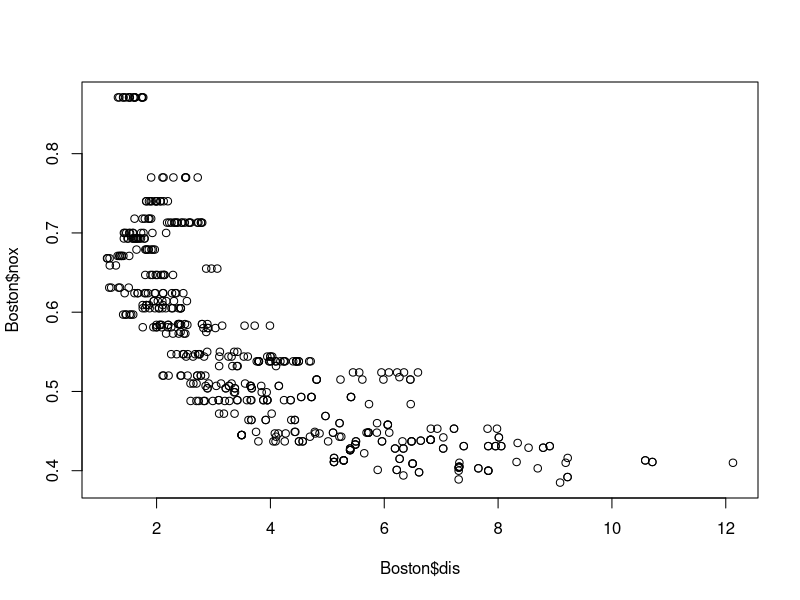
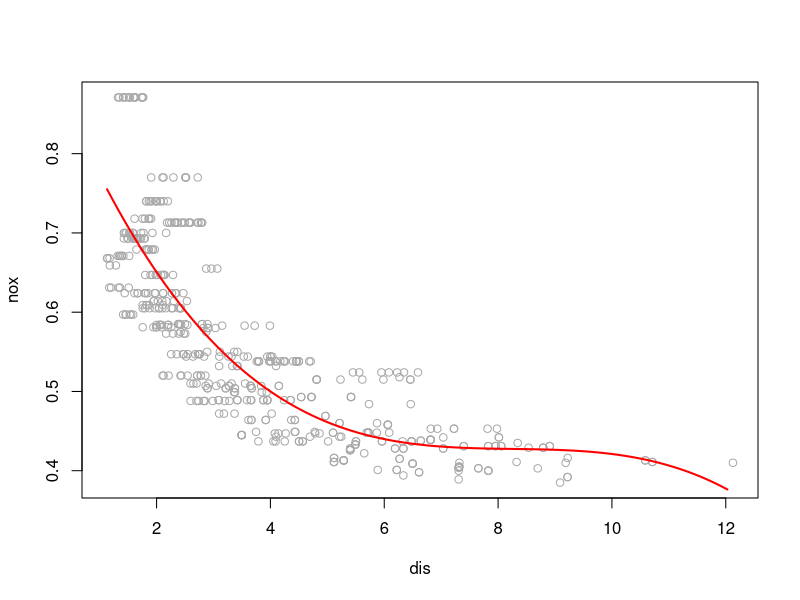
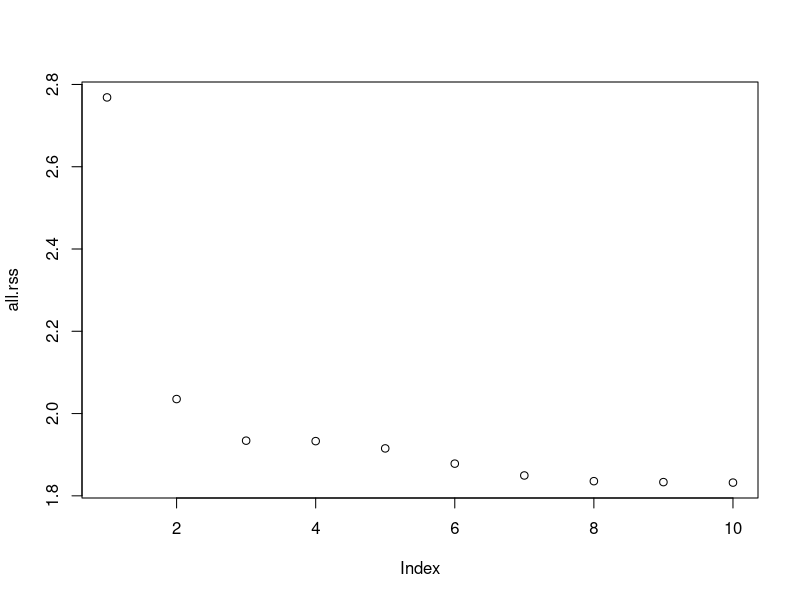
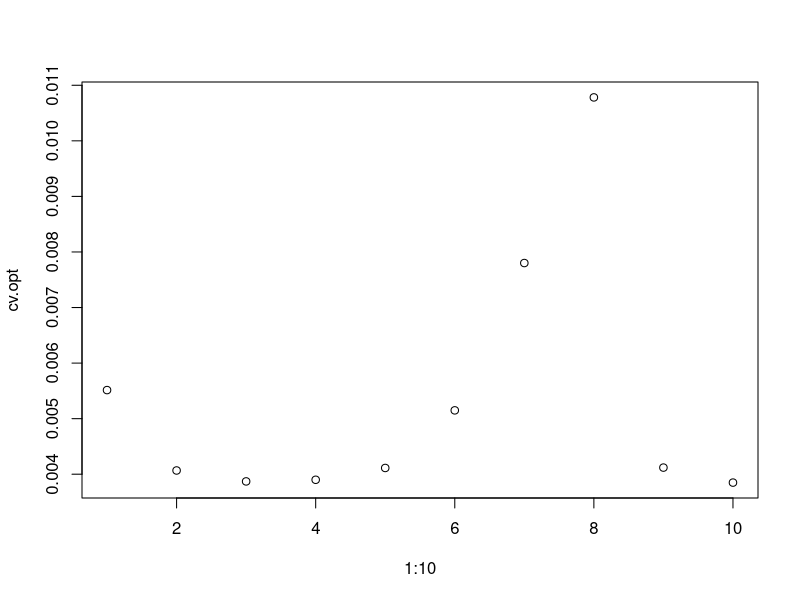
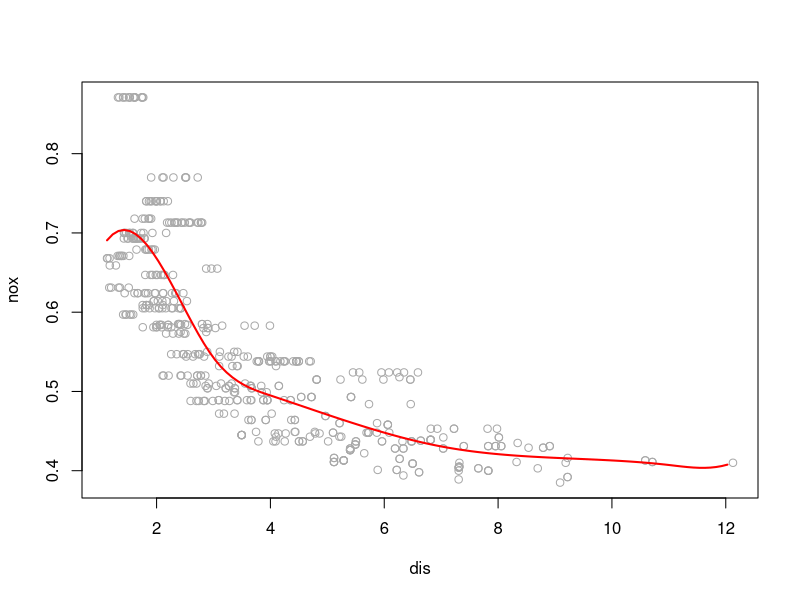
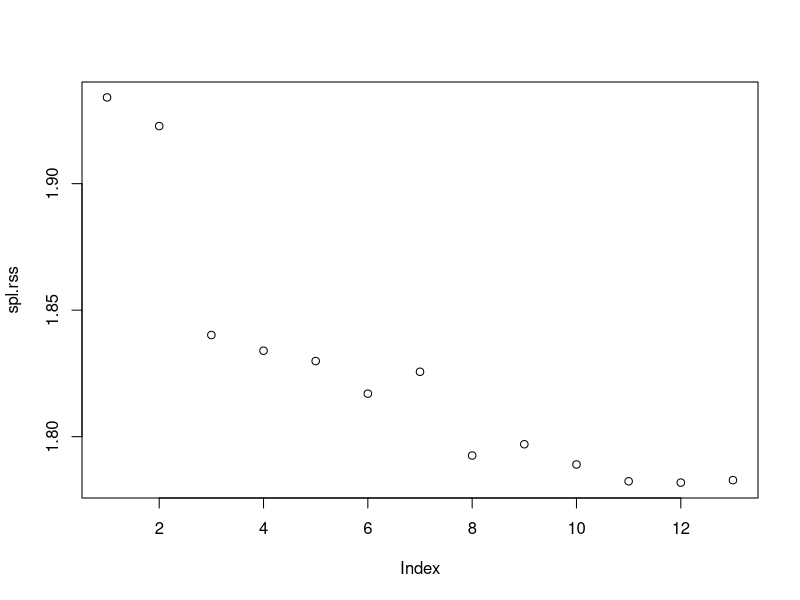
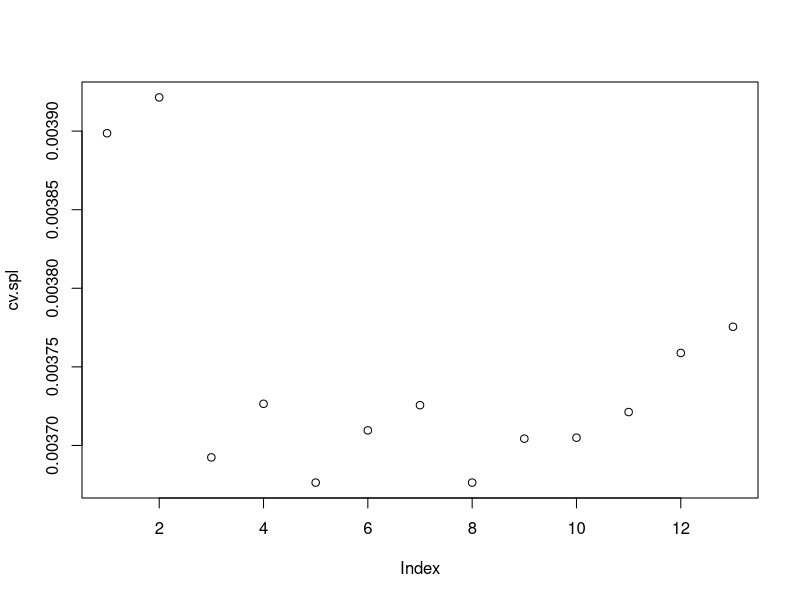

These charts were generated, in order, by the following R code:

set.seed(5)
library(MASS)
plot(Boston$dis,Boston$nox)

lm.fit = lm(nox~poly(dis,3),data=Boston)
dislim = range(Boston$dis)
dis.grid = seq(from = dislim[1], to = dislim[2],by = 0.1)
lm.pred = predict(lm.fit,list(dis=dis.grid))
plot(nox~dis,data=Boston,col="darkgrey")
lines(dis.grid,lm.pred,col = "red",lwd=2)
#residuals sum of squares
all.rss = rep(NA,10)
for(i in 1:10)
{
    lm.fit = lm(nox~poly(dis,i), data= Boston)
    all.rss[i] = sum((lm.fit$residuals)^2)
}
plot(all.rss)

#cross validation for optimal degree of polynomial
library(boot)
cv.opt = rep(NA,10)
for (i in 1:10)
{
    lm.fit = glm(nox~poly(dis,i),data=Boston)
    cv.opt[i] = cv.glm(Boston,lm.fit,K=10)$delta[2]
}
plot(1:10,cv.opt)

#use bs spline
library(splines)
#sp.fit = lm(nox ~ bs(dis,df=4,knots = c(3,7,11)), data = Boston)
sp.fit = lm(nox ~ bs(dis,knots = c(3,4,7,11)), data = Boston)
sp.pred = predict(sp.fit, list(dis=dis.grid))
plot(nox~dis,data=Boston,col="darkgrey")
lines(dis.grid,sp.pred,col="red",lwd=2)

#fit regression spline for range of degrees of freedom. report RSS
spl.rss = rep(NA,13)

for(i in 3:15)
{
    spl.fit = lm(nox ~ bs(dis,df=i),data=Boston)
    spl.rss[i-2] = sum((spl.fit$residuals)^2)
}
plot(spl.rss)
best_df = which.min(spl.rss) + 2

#same again but with cross validation
cv.spl = rep(NA,13)
for(i in 3:15)
{
    spl.fit = glm(nox ~ bs(dis,df=i),data=Boston)
    cv.spl[i-2] = cv.glm(Boston,spl.fit,K=10)$delta[2]
}
plot(cv.spl)
best_df.cv = which.min(cv.spl) + 2
